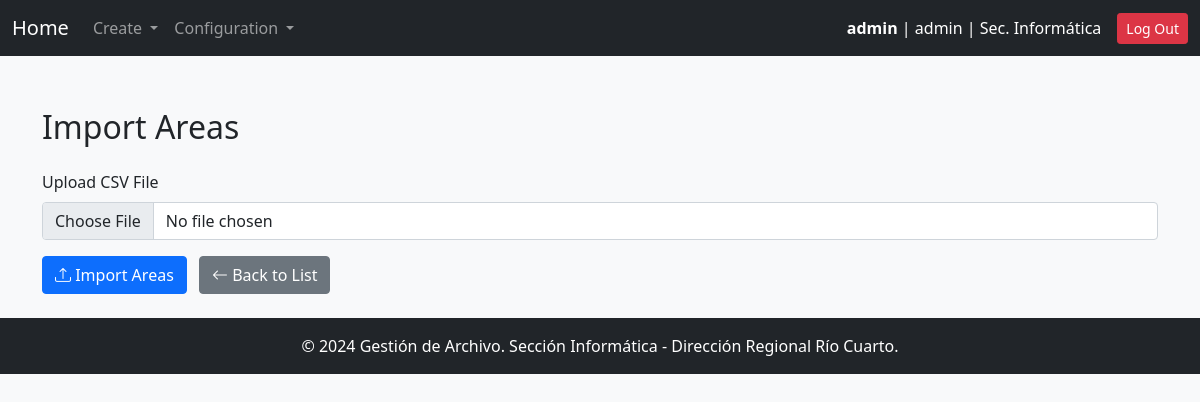
The page /areas/import/ (signed in) on the database its author committed.
### gestion_archivo_app/models.py (models this page shows, shortened)
class User(AbstractUser):
    ROLE_CHOICES = [
        ('user', 'User'),
        ('manager', 'Manager'),
        ('archive_responsible', 'Archive Responsible'),
        ('admin', 'System Administrator')
    ]
    role = models.CharField(max_length=32, choices=ROLE_CHOICES)
    area = models.ForeignKey('Area', on_delete=models.PROTECT, verbose_name="User Area")
    deposit = models.ForeignKey(
        'Area',
        on_delete=models.PROTECT,
        default=get_default_archive,
        verbose_name="Archive",
        related_name='deposits'
    )
    objects = UserManager()
    USERNAME_FIELD = 'username'
    REQUIRED_FIELDS = ['first_name', 'last_name', 'role']

class Area(models.Model):
    code = models.CharField(max_length=30, unique=True, verbose_name="Area Code")
    name = models.CharField(max_length=100, unique=True, verbose_name="Area Name")
    description = models.TextField(blank=True, null=True, verbose_name="Description")
    is_deposit = models.BooleanField(default=False, verbose_name="Is Deposit")

### gestion_archivo_app/views.py (the view, shortened to what this page needs)
# urls.py: path("areas/import/", area_import, name="area_import"),
@login_required
@user_passes_test_with_message(is_admin, "Only the admin can access this page.")
def area_import(request):
    return render(request, "area_import.html")

### gestion_archivo_app/context_processors.py (called while the page is built)
def system_config(request):
    try:
        pagination_limit = int(SystemConfigKeyValues.objects.get(key="pagination_limit").value)
    except SystemConfigKeyValues.DoesNotExist:
        pagination_limit = 10  # Valor por defecto
    try:
        default_archive_code = SystemConfigKeyValues.objects.get(key="default_archive_code").value
    except SystemConfigKeyValues.DoesNotExist:
        default_archive_code = "AADE_ARCHIVE"  # Valor por defecto
    try:
        config_name_org = SystemConfigKeyValues.objects.get(key="config_name_org").value
    except SystemConfigKeyValues.DoesNotExist:
        config_name_org = "Define config_name_org"  # Valor por defecto
    return {
        "pagination_limit": pagination_limit,
        "default_archive_code": default_archive_code,
        "config_name_org": config_name_org
    }

### gestion_archivo_app/views.py (called while the page is built)
def user_passes_test_with_message(test_func, message="You do not have permission to access this page."):
    def decorator(view_func):
        @wraps(view_func)
        def _wrapped_view(request, *args, **kwargs):
            if test_func(request.user):
                return view_func(request, *args, **kwargs)
            messages.error(request, message)
            return redirect(request.META.get('HTTP_REFERER', '/'))
        return _wrapped_view
    return decorator

def is_admin(user):
    return user.role == 'admin'

### gestion_archivo_app/templates/area_import.html (shortened to what this page needs)
{% extends 'base.html' %}
{% block content %}
<div class="container mt-5">
    <h2 class="mb-4">Import Areas</h2>
    <form method="post" enctype="multipart/form-data" class="needs-validation" novalidate>
        <div class="mb-3">
            <label for="csv_file" class="form-label">Upload CSV File</label>
            <input type="file" name="csv_file" class="form-control" accept=".csv" required>
        </div>
        <button type="submit" class="btn btn-primary">
            <i class="bi bi-upload"></i> Import Areas
        </button>
        <a href="{% url 'area_list' %}" class="btn btn-secondary ms-2">
            <i class="bi bi-arrow-left"></i> Back to List
        </a>
    </form>
</div>
{% endblock %}

### gestion_archivo_app/templates/base.html (shortened to what this page needs)
<!DOCTYPE html>
<html lang="en">
<head>
    {% load static %}
    <link href="https://cdn.jsdelivr.net/npm/bootstrap-icons/font/bootstrap-icons.css" rel="stylesheet">
<link rel="stylesheet" href="https://cdn.jsdelivr.net/npm/bootstrap@5.1.3/dist/css/bootstrap.min.css" />
<link rel="stylesheet" href="https://cdn.jsdelivr.net/npm/select2@4.1.0-rc.0/dist/css/select2.min.css" />
<link rel="stylesheet" href="https://cdn.jsdelivr.net/npm/select2-bootstrap-5-theme@1.3.0/dist/select2-bootstrap-5-theme.min.css" />
<link rel="stylesheet" href="https://cdn.jsdelivr.net/npm/select2-bootstrap-5-theme@1.3.0/dist/select2-bootstrap-5-theme.rtl.min.css" />
</head>
<body class="bg-light" a>
    <nav class="navbar navbar-expand-lg navbar-dark bg-dark">
        <div class="container-fluid">
            <a class="navbar-brand" href="{% url 'main' %}">Home</a>
            <div class="collapse navbar-collapse" id="navbarNav">
                <ul class="navbar-nav me-auto">
                    <li class="nav-item dropdown">
                        <a class="nav-link dropdown-toggle" href="#" id="createDropdown" role="button" data-bs-toggle="dropdown" aria-expanded="false">
                            Create
                        </a>
                    </li>
                {% if user.is_authenticated and user.role == 'admin' %}
                    <li class="nav-item dropdown">
                    <a class="nav-link dropdown-toggle" href="#" id="createDropdown" role="button" data-bs-toggle="dropdown" aria-expanded="false">
                       Configuration
                    </a>
                    </li>
                 {% endif %}
                </ul>
            </div>
                <div class="d-flex align-items-center">
                    {% if user.is_authenticated %}
                        <span class="text-white me-3">
                            <strong>{{ user.username }}</strong> | {{ user.role }} | {{ user.area.name }}
                        </span>
                        <a href="{% url 'logout' %}" class="btn btn-danger btn-sm">Log Out</a>
                    {% else %}
                        <a href="{% url 'login' %}" class="btn btn-success btn-sm">Log In</a>
                    {% endif %}
                </div>
            </div>
    </nav>
    <div class="container-fluid py-4" style='margin-top:-20px' >
        {% block content %}{% endblock %}
    </div>
    <footer class="bg-dark text-white text-center py-3 mt-auto">
        <p class="mb-0">&copy; 2024 Gestión de Archivo. Sección Informática - Dirección Regional Río Cuarto.</p>
    </footer>
</body>
</html>

### gestion_archivo_app/templates/base.html (style rules this page uses)
html { scroll-behavior:auto; }

### rows shown on the page
User: username "admin", role "admin", area.name "Sec. Informática"
